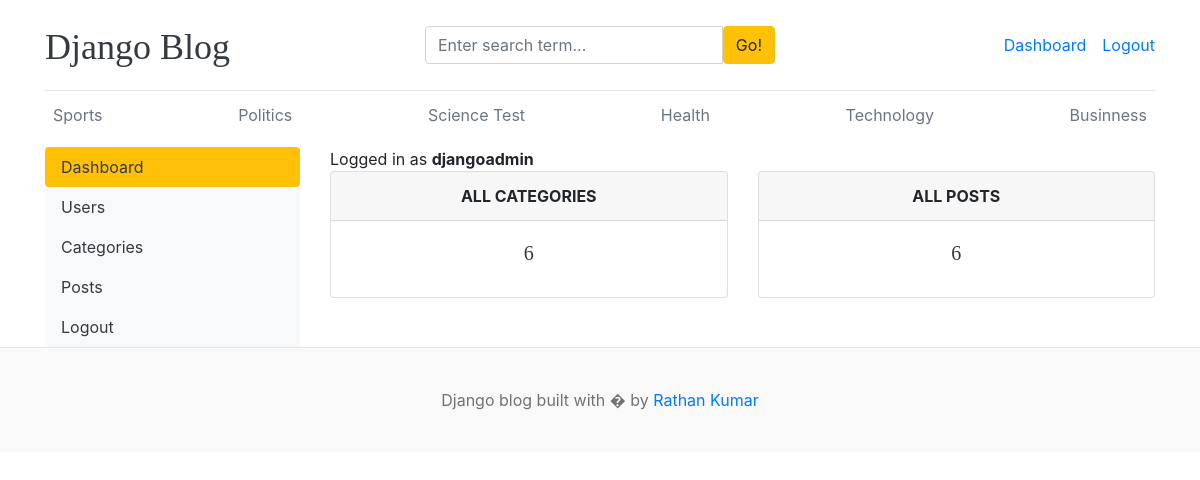
The page /dashboard/ (signed in) on the database its author committed.
### blogs/models.py (models this page shows, shortened)
class Category(models.Model):
    category_name = models.CharField(max_length=50, unique=True)
    created_at = models.DateTimeField(auto_now_add=True)
    updated_at = models.DateField(auto_now=True)
    class Meta:
        verbose_name_plural = 'categories'

### dashboards/views.py (the view)
# urls.py: path('dashboard/', include('dashboards.urls')),
@login_required(login_url='login')
def dashboard(request):
    category_count = Category.objects.all().count
    blogs_count = Blog.objects.all().count()
    context = {
        'category_count': category_count,
        'blogs_count': blogs_count
    }
    return render(request, 'dashboard/dashboard.html', context)

### blogs/context_processors.py (called while the page is built)
def get_categories(request):
    categories = Category.objects.all()
    return dict(categories=categories)

def get_social_links(request):
    social_links = SocialLink.objects.all()
    return dict(social_links=social_links)

### templates/dashboard/dashboard.html
{% extends 'base.html' %}
{% block content %}
    <div class="row">
        {% include 'dashboard/sidebar.html' %}
         <div class="col-md-9">
            <span>Logged in as <b>{{ user }}</b></span>
            <div class="row">
                <div class="col">
                    <div class="card border-default mb-3">
                        <div class="card-header text-center text-uppercase font-weight-bold">All Categories</div>
                        <div class="card-body text-dark">
                            <h5 class="card-title text-center">{{ category_count }}</h5>
                        </div>
                    </div>
                </div>
                <div class="col">
                    <div class="card border-default mb-3">
                        <div class="card-header text-center text-uppercase font-weight-bold">All Posts</div>
                        <div class="card-body text-dark">
                            <h5 class="card-title text-center">{{ blogs_count }}</h5>
                        </div>
                    </div>
                </div>
            </div>
         </div>
    </div>
{% endblock %}

### templates/base.html (shortened to what this page needs)
{% load static %}
<!DOCTYPE html>
<html lang="en">
  <head>
    <link
      href="https://getbootstrap.com/docs/4.0/dist/css/bootstrap.min.css"
      rel="stylesheet"
    />
    <link href="{% static 'css/blog.css' %}" rel="stylesheet" />
    <link rel="stylesheet" href="https://cdnjs.cloudflare.com/ajax/libs/font-awesome/6.7.2/css/all.min.css">
  </head>
  <body>
    <div class="container">
      <header class="blog-header py-3">
        <div class="row flex-nowrap justify-content-between align-items-center">
          <div class="col-4 pt-1">
            <a class="blog-header-logo text-dark" href="/">Django Blog</a>
          </div>
          <div class="col-4">
            <form action="{% url 'search' %}" method="GET">
              <div class="input-group">
            <input
              class="form-control"
              type="text"
              name="keyword"
              placeholder="Enter search term..."
              aria-label="Enter search term..."
              aria-describedby="button-search"
            />
            <button type="submit" class="btn btn-warning" id="button-search" type="button">
              Go!
            </button>
          </div>
            </form>
          </div>
          <div class="col-4 d-flex justify-content-end align-items-center">
            {% if not user.is_authenticated %}
            <a class="btn btn-sm btn-warning" href="{% url 'login' %}">Login</a> &nbsp;
            <a class="btn btn-sm btn-outline-secondary" href="{% url 'register' %}">Register</a>
            {% else %}
            <span><a href="{% url 'dashboard' %}">Dashboard</a></span>
            <span><a href="{% url 'logout' %}">Logout</a></span>
            {% endif %}
          </div>
        </div>
      </header>
      <div class="nav-scroller py-1 mb-2">
        <nav class="nav d-flex justify-content-between">
          {% for cat in categories %}
          <a class="p-2 text-muted" href="{% url 'posts_by_category' cat.id %}">{{ cat.category_name }}</a>
          {% endfor %}
        </nav>
      </div>
      {% block content %} {% endblock %}
    </div>
    <footer class="blog-footer">
      <p>Django blog built with � by <a href="#">Rathan Kumar</a></p>
    </footer>
  </body>
</html>

### blog_main/static/css/blog.css (style rules this page uses)
.blog-header { border-bottom: 1px solid #e5e5e5; }
.blog-header-logo { font-family: "Playfair Display", Georgia, "Times New Roman", serif; font-size: 2.25rem; }
h1, h2, h3, h4, h5, h6 { font-family: "Playfair Display", Georgia, "Times New Roman", serif; }
.blog-footer { padding: 2.5rem 0; color: #727272; text-align: center; background-color: #f9f9f9; border-top: .05rem solid #e5e5e5; }
.blog-footer p:last-child { margin-bottom: 0; }

### rows shown on the page
Category: category_name "Sports"
Category: category_name "Politics"
Category: category_name "Science Test"
Category: category_name "Health"
Category: category_name "Technology"
Category: category_name "Businness"

### other values the page prints
{{ user }} "djangoadmin"
{{ category_count }} "6"
{{ blogs_count }} "6"
